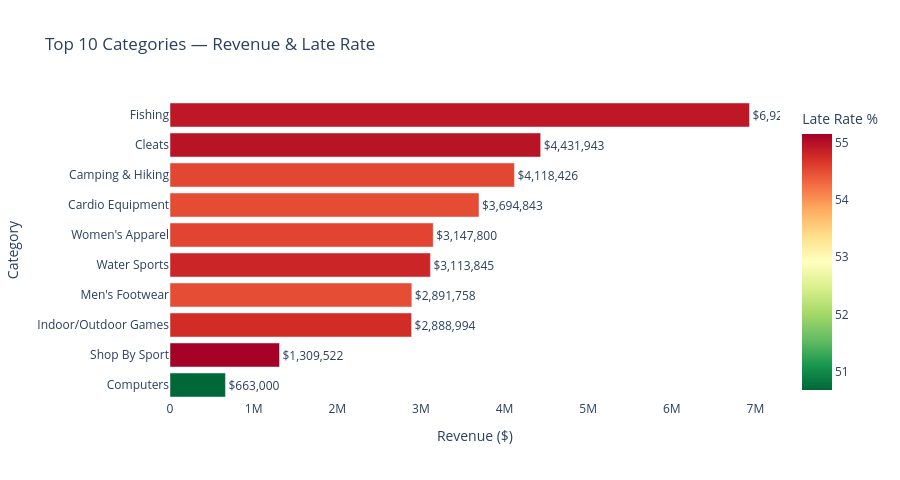

Write notebook code for a chart like this one.
### Markdown cell above
---
## Chart 4 — Top 10 Product Categories by Revenue

### Code cell
if 'Category Name' in df.columns:
    cat_stats = df.groupby('Category Name').agg(
        Revenue   = ('Revenue', 'sum'),
        Late_Rate = ('Is_Late', 'mean'),
        Orders    = ('Revenue', 'count')
    ).reset_index().sort_values('Revenue', ascending=False).head(10)

    cat_stats['Late_Rate_Pct'] = cat_stats['Late_Rate'] * 100

    fig = px.bar(
        cat_stats.sort_values('Revenue', ascending=True),
        x='Revenue', y='Category Name',
        orientation='h',
        color='Late_Rate_Pct',
        color_continuous_scale='RdYlGn_r',
        title='Top 10 Categories — Revenue & Late Rate',
        labels={'Revenue': 'Revenue ($)', 'Category Name': 'Category',
                'Late_Rate_Pct': 'Late Rate %'},
        text='Revenue'
    )
    fig.update_traces(texttemplate='$%{text:,.0f}', textposition='outside')
    fig.update_layout(plot_bgcolor='white', height=480)
    fig.write_html('../outputs/chart4_category_revenue.html')
    fig.show()
    print('Chart 4 saved ✓')

### Figure 1 — Plotly figure (JSON) as saved in the notebook; plotly's stock layout.template omitted (floating-point values rounded to 4 significant figures)
{"data": [{"hovertemplate": "Revenue ($)=%{text}<br>Category=%{y}<br>Late Rate %=%{marker.color}<extra></extra>", "legendgroup": "", "marker": {"color": [50.68, 55.15, 54.75, 54.49, 54.81, 54.56, 54.5, 54.53, 54.97, 54.93], "coloraxis": "coloraxis", "pattern": {"shape": ""}}, "name": "", "orientation": "h", "showlegend": false, "text": [663000.0, 1310000.0, 2889000.0, 2892000.0, 3114000.0, 3148000.0, 3695000.0, 4118000.0, 4432000.0, 6930000.0], "textposition": "outside", "texttemplate": "$%{text:,.0f}", "type": "bar", "x": [663000.0, 1310000.0, 2889000.0, 2892000.0, 3114000.0, 3148000.0, 3695000.0, 4118000.0, 4432000.0, 6930000.0], "xaxis": "x", "y": ["Computers", "Shop By Sport", "Indoor/Outdoor Games", "Men's Footwear", "Water Sports", "Women's Apparel", "Cardio Equipment", "Camping & Hiking", "Cleats", "Fishing"], "yaxis": "y"}], "layout": {"barmode": "relative", "coloraxis": {"colorbar": {"title": {"text": "Late Rate %"}}, "colorscale": [[0, "rgb(0,104,55)"], [0.1, "rgb(26,152,80)"], [0.2, "rgb(102,189,99)"], [0.3, "rgb(166,217,106)"], [0.4, "rgb(217,239,139)"], [0.5, "rgb(255,255,191)"], [0.6, "rgb(254,224,139)"], [0.7, "rgb(253,174,97)"], [0.8, "rgb(244,109,67)"], [0.9, "rgb(215,48,39)"], [1, "rgb(165,0,38)"]]}, "height": 480, "legend": {"tracegroupgap": 0}, "plot_bgcolor": "white", "title": {"text": "Top 10 Categories — Revenue & Late Rate"}, "xaxis": {"anchor": "y", "domain": [0, 1], "title": {"text": "Revenue ($)"}}, "yaxis": {"anchor": "x", "domain": [0, 1], "title": {"text": "Category"}}}}
